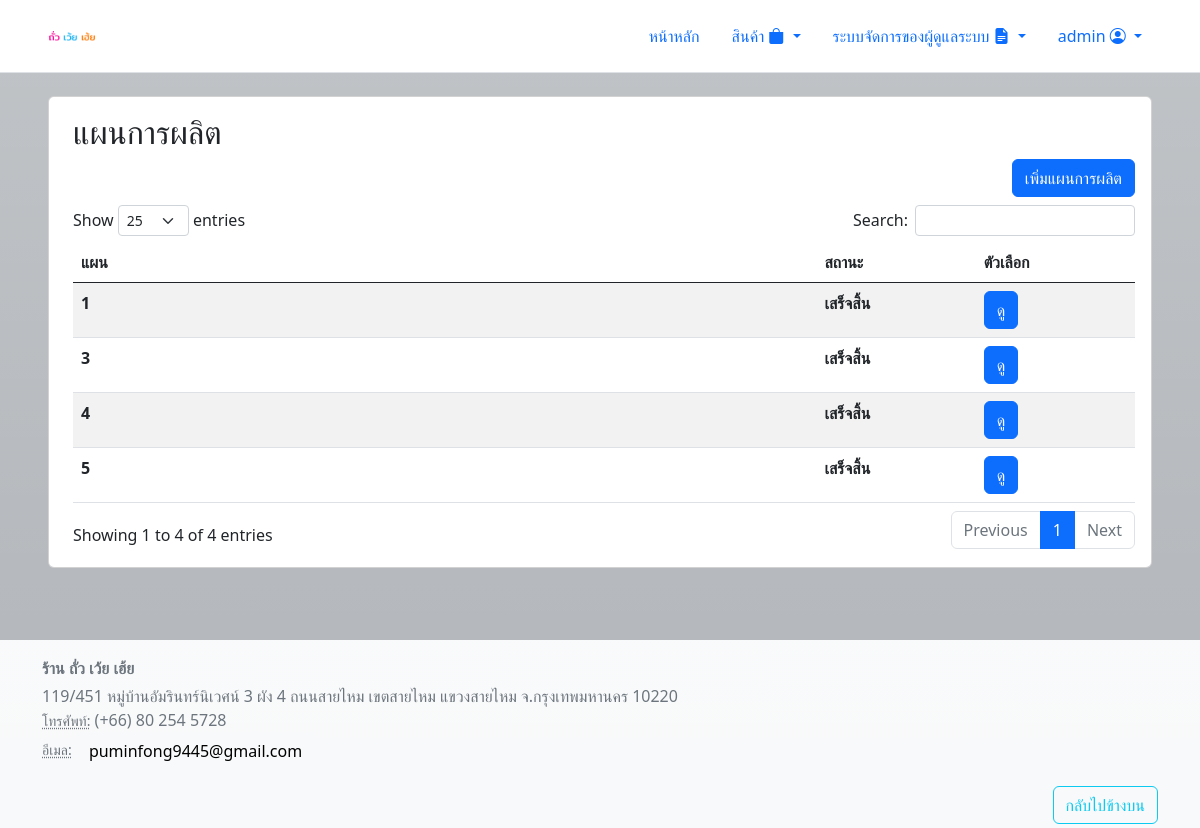
The page /view/admin_page/plan_admin.php (signed in) on the database as committed earlier.
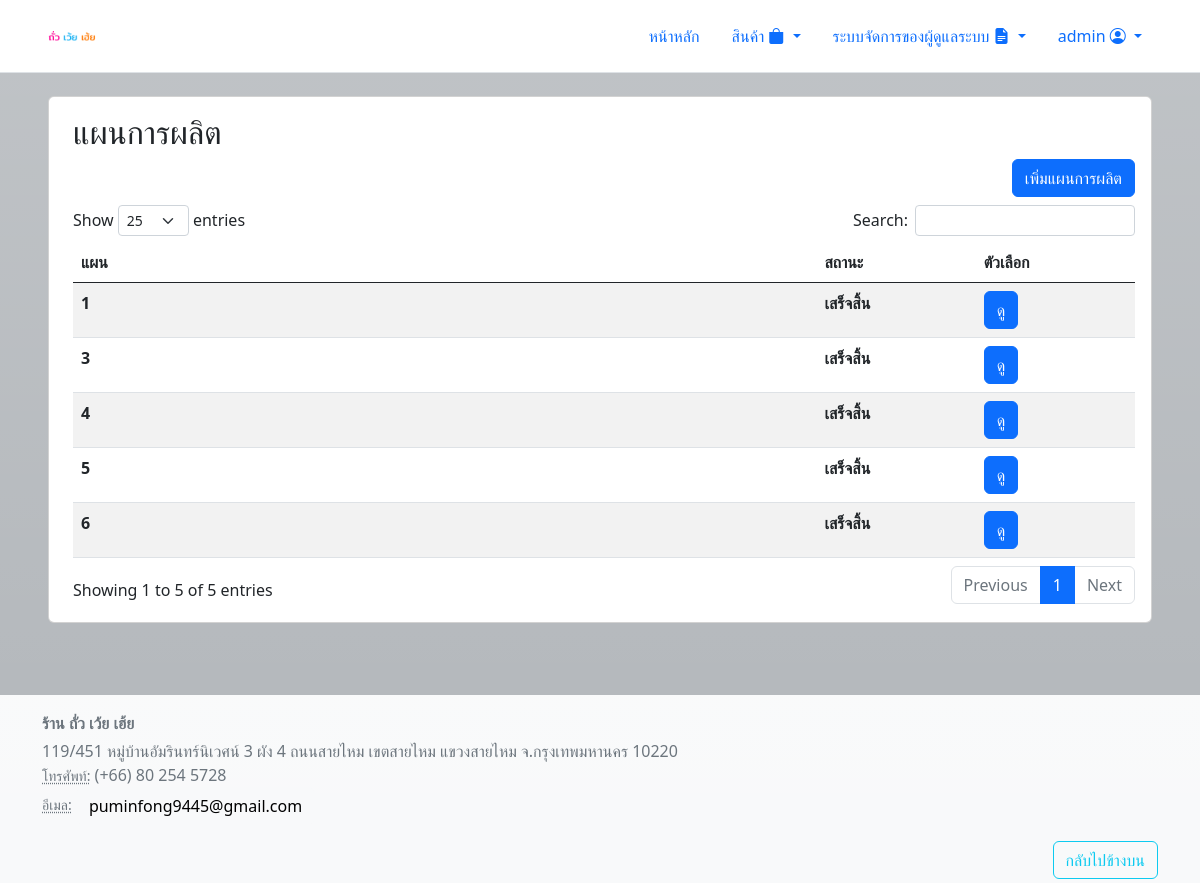
The same page on the database as committed later.
### tables this page shows
CREATE TABLE `plans` (
  `plan_id` int(11) NOT NULL,
  `status` varchar(255) NOT NULL DEFAULT 'เตรียมแผน'
);

### html/view/plan_page/plan_list.php (the view, shortened to what this page needs)
<?php
  require "post/add_plan.php";
  $select_plans = mysqli_query($db, "SELECT * FROM `plans`");
?>
<div class="table-responsive">
<table id="PlanTable" class="table table-striped" style="width:100%">
        <thead>
			<center>
            <tr>
            <th width='5%'>
              แผน
            </th>
            <th width='65%'>
            </th>
            <th width='15%'>
              สถานะ
            </th>
            <th width='15%'>
              ตัวเลือก
            </th>
          </tr>
			</center>
        </thead>
        <tbody>
        <?php
      		if(mysqli_num_rows($select_plans) > 0){
         		while($fetch_plan = mysqli_fetch_assoc($select_plans)){
        ?>
            <tr>
                <th>
                    <?=$fetch_plan['plan_id']?>
                </th>
                <th>
                </th>
				<th>
                    <?=$fetch_plan['status']?>
                </th>
                <th>
                    <?= '<a class="btn btn-primary" href="../plan_page/show_plan.php?id='.$fetch_plan['plan_id'].'">ดู</a>' ?>
                </th>
            </tr>
            <?php
                }
            }
        ?>
        </tbody>
</table>
</div>

Rows that differ between the two databases and show on the page:
added plans: plan_id "6", status "เสร็จสิ้น"
Other text that changed with them:
text written by a page script: "Show entries Search: Showing 1 to 4 of 4 entries Previous 1 Next" → "Show entries Search: Showing 1 to 5 of 5 entries Previous 1 Next"
